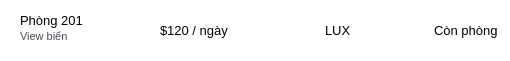
        <widget class="QFrame" name="frame_7">
         <property name="minimumSize">
          <size>
           <width>0</width>
           <height>50</height>
          </size>
         </property>
         <property name="styleSheet">
          <string notr="true">QFrame {
	background-color:white;
	border:transparent;
}</string>
         </property>
         <property name="frameShape">
          <enum>QFrame::StyledPanel</enum>
         </property>
         <property name="frameShadow">
          <enum>QFrame::Raised</enum>
         </property>
         <widget class="QLabel" name="label_30">
          <property name="geometry">
           <rect>
            <x>20</x>
            <y>0</y>
            <width>71</width>
            <height>41</height>
           </rect>
          </property>
          <property name="styleSheet">
           <string notr="true">QLabel {
	font-family: &quot;Montserrat&quot;;
	font-size:10pt;
	background-color:transparent
}</string>
          </property>
          <property name="text">
           <string>Phòng 201</string>
          </property>
         </widget>
         <widget class="QLabel" name="label_31">
          <property name="geometry">
           <rect>
            <x>20</x>
            <y>21</y>
            <width>61</width>
            <height>31</height>
           </rect>
          </property>
          <property name="styleSheet">
           <string notr="true">QLabel {
	font-family: &quot;Montserrat&quot;;
	font-size:8pt;
	background-color:transparent;
	color:#4B4B54;
}</string>
          </property>
          <property name="text">
           <string>View biển</string>
          </property>
         </widget>
         <widget class="QLabel" name="label_32">
          <property name="geometry">
           <rect>
            <x>160</x>
            <y>10</y>
            <width>71</width>
            <height>41</height>
           </rect>
          </property>
          <property name="styleSheet">
           <string notr="true">QLabel {
	font-family: &quot;Montserrat&quot;;
	font-size:10pt;
	background-color:transparent
}</string>
          </property>
          <property name="text">
           <string>$120 / ngày</string>
          </property>
         </widget>
         <widget class="QLabel" name="label_33">
          <property name="geometry">
           <rect>
            <x>320</x>
            <y>10</y>
            <width>31</width>
            <height>41</height>
           </rect>
          </property>
          <property name="styleSheet">
           <string notr="true">QLabel {
	font-family: &quot;Montserrat&quot;;
	font-size:10pt;
	background-color:transparent;
	padding-left:2px
}</string>
          </property>
          <property name="text">
           <string>LUX</string>
          </property>
         </widget>
         <widget class="QLineEdit" name="lineEdit_7">
          <property name="geometry">
           <rect>
            <x>430</x>
            <y>20</y>
            <width>71</width>
            <height>20</height>
           </rect>
          </property>
          <property name="styleSheet">
           <string notr="true">QLineEdit {
	font-family: &quot;Montserrat&quot;;
	font-size:10pt;
	background-color:transparent;
	border:1px;
	padding-left:3px;
}</string>
          </property>
          <property name="text">
           <string>Còn phòng</string>
          </property>
          <property name="readOnly">
           <bool>true</bool>
          </property>
         </widget>
        </widget>
